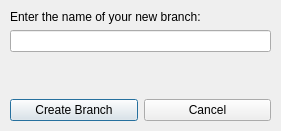
<?xml version="1.0" encoding="UTF-8"?>
<ui version="4.0">
 <class>GitBranchDialog</class>
 <widget class="QDialog" name="GitBranchDialog">
  <property name="geometry">
   <rect>
    <x>0</x>
    <y>0</y>
    <width>281</width>
    <height>131</height>
   </rect>
  </property>
  <property name="windowTitle">
   <string>Dialog</string>
  </property>
  <widget class="QWidget" name="layoutWidget">
   <property name="geometry">
    <rect>
     <x>10</x>
     <y>10</y>
     <width>261</width>
     <height>111</height>
    </rect>
   </property>
   <layout class="QVBoxLayout" name="verticalLayout">
    <item>
     <widget class="QLabel" name="label">
      <property name="text">
       <string>Enter the name of your new branch:</string>
      </property>
     </widget>
    </item>
    <item>
     <widget class="QLineEdit" name="branch"/>
    </item>
    <item>
     <spacer name="verticalSpacer">
      <property name="orientation">
       <enum>Qt::Vertical</enum>
      </property>
      <property name="sizeHint" stdset="0">
       <size>
        <width>20</width>
        <height>40</height>
       </size>
      </property>
     </spacer>
    </item>
    <item>
     <layout class="QHBoxLayout" name="horizontalLayout">
      <item>
       <widget class="QPushButton" name="branchButton">
        <property name="text">
         <string>Create Branch</string>
        </property>
       </widget>
      </item>
      <item>
       <widget class="QPushButton" name="cancelButton">
        <property name="text">
         <string>Cancel</string>
        </property>
       </widget>
      </item>
     </layout>
    </item>
   </layout>
  </widget>
 </widget>
 <resources/>
 <connections/>
</ui>
